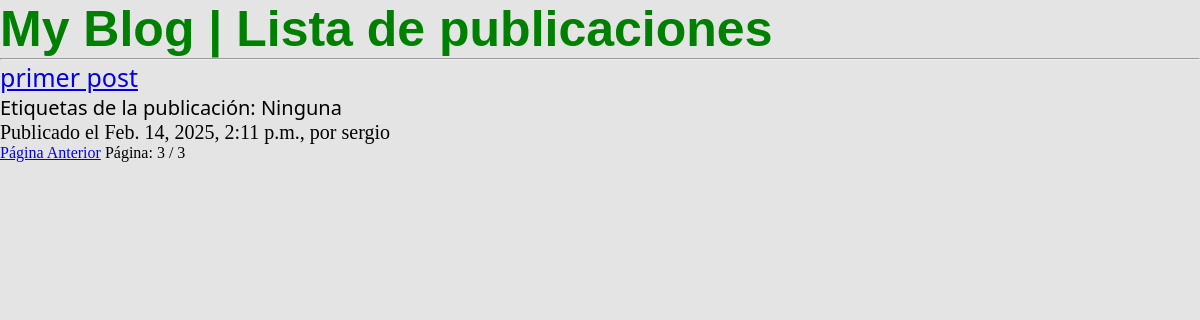
Page /blog/lista/?pagina=3 on the committed database.
### blog/models.py (models this page shows, shortened)
class Post(models.Model):
    STATUS_CHOICES = (
        ('borrador', 'Borrador'),
        ('publicado', 'Publicado'),
    )
    titulo = models.CharField(max_length=250)
    tema = models.CharField(max_length=250, unique_for_date='publicado')
    autor = models.ForeignKey(User, on_delete=models.CASCADE)
    cuerpo = models.TextField()
    publicado = models.DateTimeField(default=timezone.now)
    actualizado = models.DateTimeField(auto_now=True)
    estado = models.CharField(max_length=10, choices=STATUS_CHOICES, default='borrador')
    class Meta:
        ordering = ('-publicado',)
    def obtener_url_absoluto(self):
        return reverse('blog:detalles', args=[self.titulo, self.tema])
    tags = TaggableManager()

### blog/views.py (the view)
# urls.py: path('lista/', Lista_de_publicaciones, name='lista'),
def Lista_de_publicaciones(request, tag_slug=None):
    tag = None
    object_list = Post.objects.all()  # Inicializa object_list con todos los posts
    if tag_slug:
        tag = get_object_or_404(Tag, slug=tag_slug)
        object_list = object_list.filter(tags__in=[tag])  # Filtra solo si hay un tag
    paginacion = Paginator(object_list, 2)  # La paginación va después de la consulta
    pagina = request.GET.get('pagina')
    try:
        publicaciones = paginacion.page(pagina)
    except PageNotAnInteger:
        publicaciones = paginacion.page(1)
    except EmptyPage:
        publicaciones = paginacion.page(paginacion.num_pages)
    return render(request, 'lista_posts.html', {'publicaciones': publicaciones, 'tag': tag})

### blog/templates/lista_posts.html (shortened to what this page needs)
{% load static %}
<!DOCTYPE html>
<html lang="es">
<head>
    <link rel="stylesheet" href="{% static 'css/style.css' %}">
</head>
<body>
    <h1>My Blog | Lista de publicaciones</h1>
    <hr>
    {% for post in publicaciones %}
        <h2>
            <a href="{{post.obtener_url_absoluto}}">
                {{ post.titulo }}
            </a>
            <p class="tags"> Etiquetas de la publicación:
                {% if post.tags.all.count > 0 %}  {% for tag in post.tags.all %}
                        <a href="{% url 'blog:lista_tags' tag.slug %}">
                            {{ tag.name }}
                        </a>
                    {% if not forloop.last %}, {% endif %}
                    {% endfor %}
                {% else %}
                    Ninguna
                {% endif %}
            </p>
        </h2>
        <p>
            Publicado el {{ post.publicado }}, por {{post.autor}}
        </p>
    {% endfor %}
    <div id="paginacion">
        <span>
            {% if publicaciones.has_previous %}
                <a href="?pagina={{publicaciones.previous_page_number}}">Página Anterior</a>
            {% endif %}
            <span>
                Página: {{ publicaciones.number }} / {{ publicaciones.paginator.num_pages }}
            </span>
        </span>
    </div>
</body>
</html>

### blog/static/css/style.css (style rules this page uses)
* { margin: 0; padding: 0; box-sizing: border-box; }
body { background: rgb(228, 228, 228); }
h1 { font-family: 'Lucida Sans', sans-serif; font-size: 50px; font-weight: 600; color: green; }
h2 { font-family: 'Segoe UI', sans-serif; font-size: 25px; font-weight: 500; color: green; }
p { font-size: 20px; font-weight: 400; color: black; }

### rows in the picture
Post: titulo "primer post", shows "Ninguna", publicado "Feb. 14, 2025, 2:11 p.m.", autor "sergio"

### other values in the picture
{{ publicaciones.number }} "3"
{{ publicaciones.paginator.num_pages }} "3"
